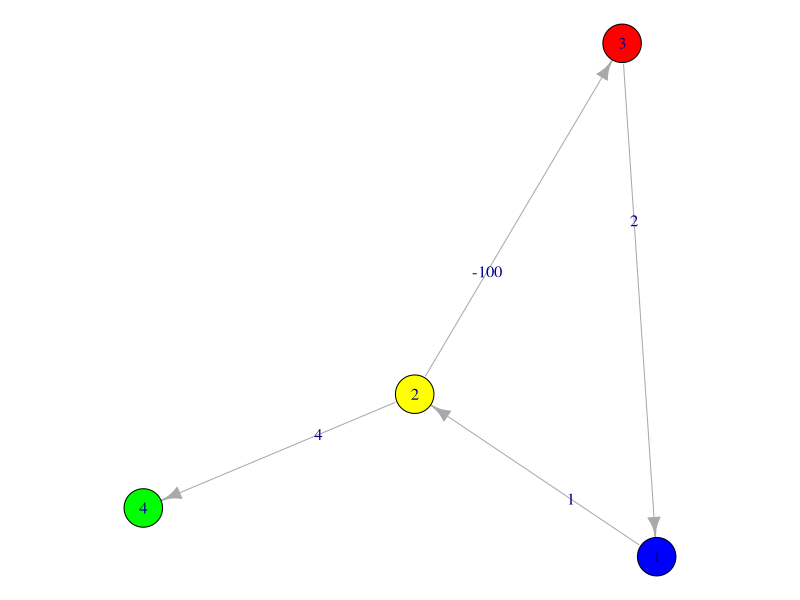

Write R code to recreate this figure.
## ---- chunk 1
knitr::opts_chunk$set(echo = TRUE)
knitr::opts_chunk$set(comment = NA)
## ---- chunk 2
library(knitr)
roster <- c("Ethan", "Talia", "Drake", "Jack", "Andrew", "Blake", "Jordan", "Graham", "Kevin", "Logan", "Claire", "Bri", "Trevor", "James", "Kristen", "Levi", "Grace", "John", "Isaac", "Josiah", "Nathan")
set.seed(3122021) 
n <- length(roster)
ngps <- 7
maxingp <- ceiling(n/ngps)
# just make random groups
groups <- matrix(c(roster[sample(n)], 
                   rep("",(maxingp - (n %% maxingp)) %% maxingp)), 
                 ncol=maxingp, byrow=FALSE)
rownames(groups) <- paste0("Table #", 1:nrow(groups))
kable(t(groups))
## ---- chunk 3
library(knitr)
roster <- c("Ethan", "Talia", "Drake", "Jack", "Andrew", "Blake", "Jordan", "Graham", "Kevin", "Logan", "Claire", "Bri", "Trevor", "James", "Kristen", "Levi", "Grace", "John", "Isaac", "Josiah", "Nathan")
set.seed(3222021) 
n <- length(roster)
ngps <- 7
maxingp <- ceiling(n/ngps)
# just make random groups
groups <- matrix(c(roster[sample(n)], 
                   rep("",(maxingp - (n %% maxingp)) %% maxingp)), 
                 ncol=maxingp, byrow=FALSE)
rownames(groups) <- paste0("Table #", 1:nrow(groups))
kable(t(groups))
## ---- chunk 4
sqrt(3)^2 == 3
## ---- chunk 5
library(knitr)
roster <- c("Ethan", "Talia", "Drake", "Jack", "Andrew", "Blake", "Jordan", "Graham", "Kevin", "Logan", "Claire", "Bri", "Trevor", "James", "Kristen", "Levi", "Grace", "John", "Isaac", "Josiah", "Nathan")
set.seed(3242021) 
n <- length(roster)
ngps <- 7
maxingp <- ceiling(n/ngps)
# just make random groups
groups <- matrix(c(roster[sample(n)], 
                   rep("",(maxingp - (n %% maxingp)) %% maxingp)), 
                 ncol=maxingp, byrow=FALSE)
rownames(groups) <- paste0("Table #", 1:nrow(groups))
kable(t(groups))
## ---- chunk 6
library(knitr)
roster <- c("Ethan", "Talia", "Drake", "Jack", "Andrew", "Blake", "Jordan", "Graham", "Kevin", "Logan", "Claire", "Bri", "Trevor", "James", "Kristen", "Levi", "Grace", "John", "Isaac", "Josiah", "Nathan")
set.seed(3262021) 
n <- length(roster)
ngps <- 7
maxingp <- ceiling(n/ngps)
# just make random groups
groups <- matrix(c(roster[sample(n)], 
                   rep("",(maxingp - (n %% maxingp)) %% maxingp)), 
                 ncol=maxingp, byrow=FALSE)
rownames(groups) <- paste0("Table #", 1:nrow(groups))
kable(t(groups))
## ---- chunk 7
library(knitr)
roster <- c("Ethan", "Talia", "Drake", "Jack", "Andrew", "Blake", "Jordan", "Graham", "Kevin", "Logan", "Claire", "Bri", "Trevor", "James", "Kristen", "Levi", "Grace", "John", "Isaac", "Josiah", "Nathan")
set.seed(3302021) 
n <- length(roster)
ngps <- 7
maxingp <- ceiling(n/ngps)
# just make random groups
groups <- matrix(c(roster[sample(n)], 
                   rep("",(maxingp - (n %% maxingp)) %% maxingp)), 
                 ncol=maxingp, byrow=FALSE)
rownames(groups) <- paste0("Table #", 1:nrow(groups))
kable(t(groups))
## ---- chunk 8
library(knitr)
roster <- c("Ethan", "Talia", "Drake", "Jack", "Andrew", "Blake", "Jordan", "Graham", "Kevin", "Logan", "Claire", "Bri", "Trevor", "James", "Kristen", "Levi", "Grace", "John", "Isaac", "Josiah", "Nathan")
set.seed(462021) 
n <- length(roster)
ngps <- 7
maxingp <- ceiling(n/ngps)
# just make random groups
groups <- matrix(c(roster[sample(n)], 
                   rep("",(maxingp - (n %% maxingp)) %% maxingp)), 
                 ncol=maxingp, byrow=FALSE)
rownames(groups) <- paste0("Table #", 1:nrow(groups))
kable(t(groups))
## ---- chunk 9
library(igraph)

G <- list(c(2), 
          c(3,4), 
          c(1), 
          c())
M <- graph_from_adj_list(G, mode="out") 
oldPar <- par(mar=c(0.1,0.1,0.1,0.1)) # reduce the margins
set.seed(1234) # fix the randomization of the following plot command
nod <- data.frame(wt = c(1,-100,4,2))
plot(M, vertex.color= c("blue","yellow","red","green"), edge.label = nod$wt)
## ---- chunk 10
library(knitr)
roster <- c("Ethan", "Talia", "Drake", "Jack", "Andrew", "Blake", "Jordan", "Graham", "Kevin", "Logan", "Claire", "Bri", "Trevor", "James", "Kristen", "Levi", "Grace", "John", "Isaac", "Josiah", "Nathan")
set.seed(492021) 
n <- length(roster)
ngps <- 7
maxingp <- ceiling(n/ngps)
# just make random groups
groups <- matrix(c(roster[sample(n)], 
                   rep("",(maxingp - (n %% maxingp)) %% maxingp)), 
                 ncol=maxingp, byrow=FALSE)
rownames(groups) <- paste0("Table #", 1:nrow(groups))
kable(t(groups))
